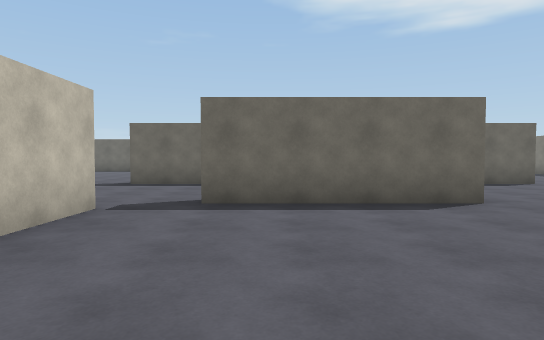
view 1 (above)

24 first-person views from a walk through a scene from a Unity 3-D project. The camera is 1.3 m above the floor, tilts 2° down and sees 75° across. The floor is counted in squares, 2 m on a side. Each view is taken from the middle of a square. On the plan, view 1 faces up. The plan holds only what a view shows up to about 10 squares ahead; the rest is blank. The player is left out.

view 2
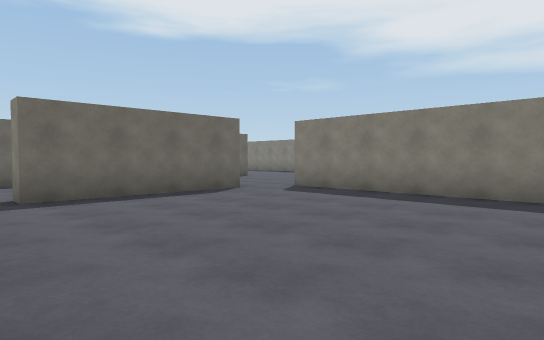

view 3
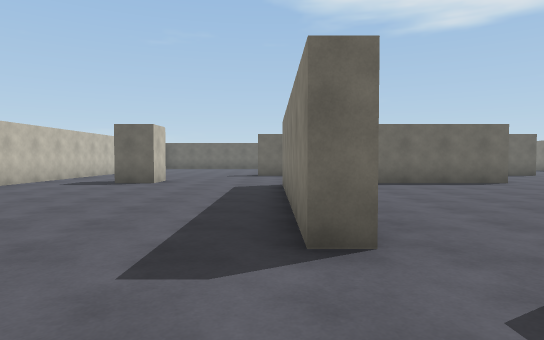

view 4
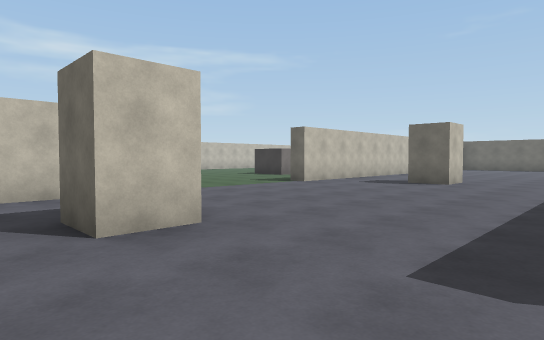

view 5
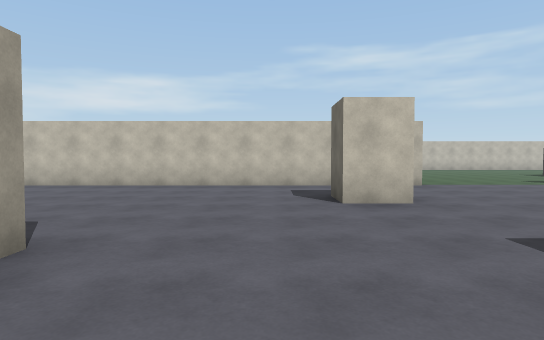

view 6
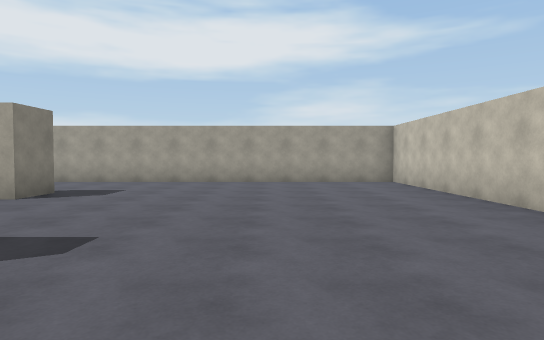

view 7
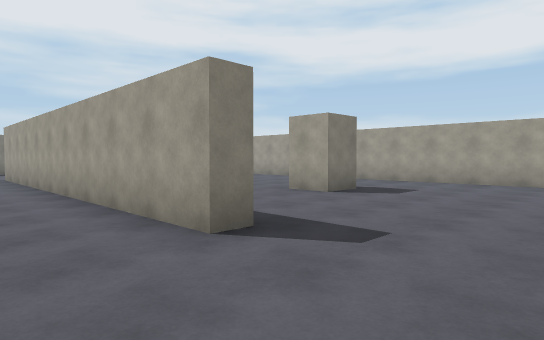

view 8
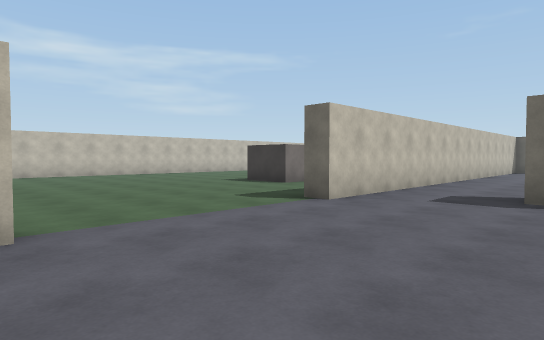

view 9
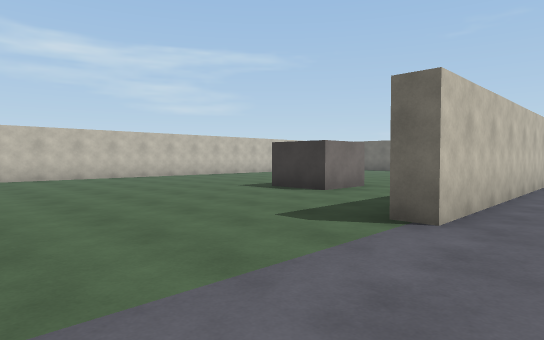

view 10
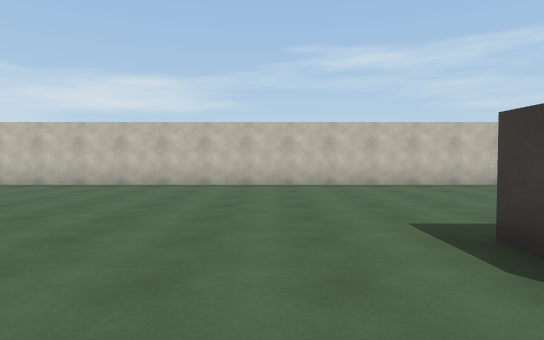

view 11
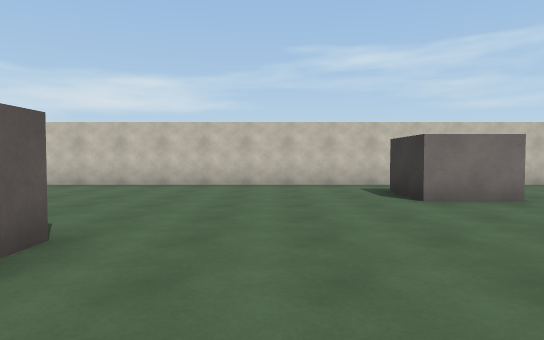

view 12
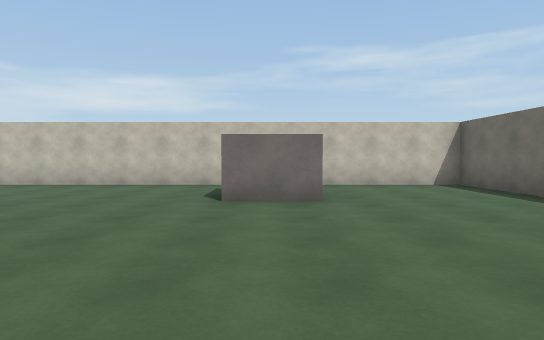

view 13
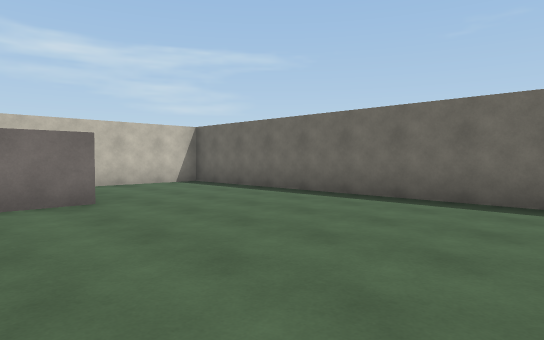

view 14
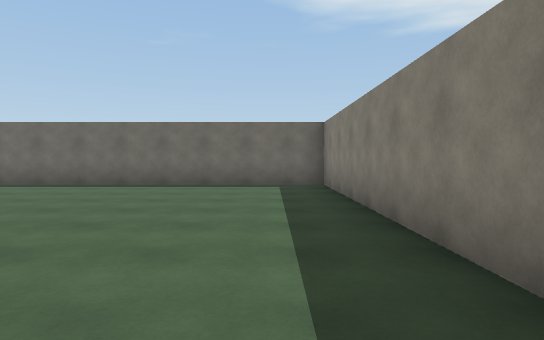

view 15
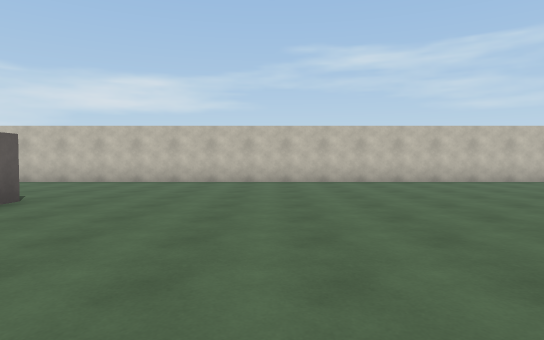

view 16
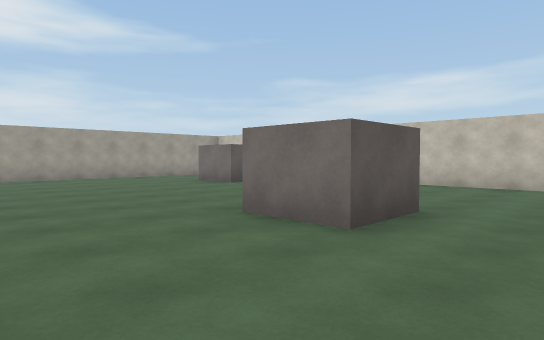

view 17
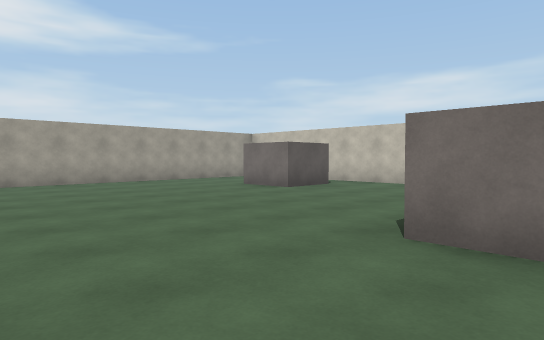

view 18
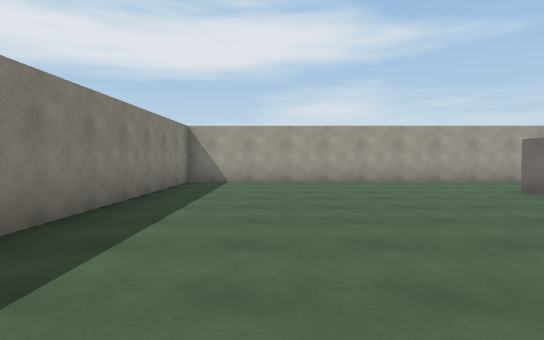

view 19
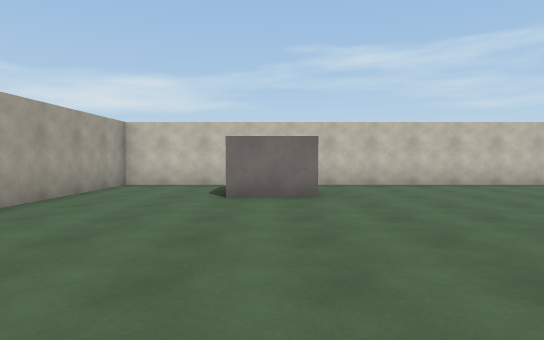

view 20
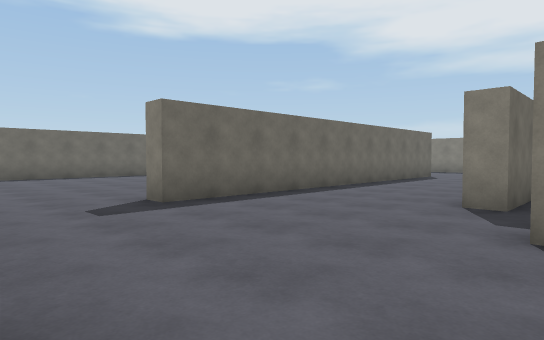

view 21
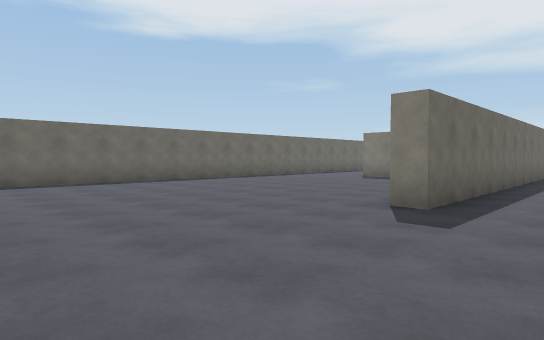

view 22
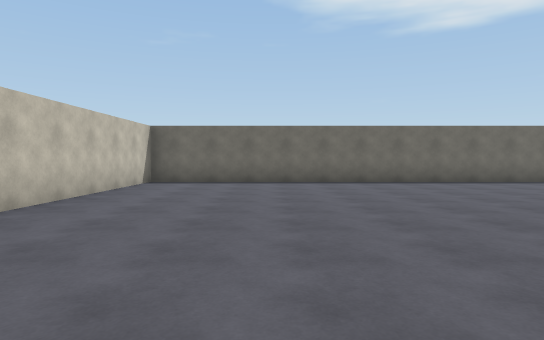

view 23
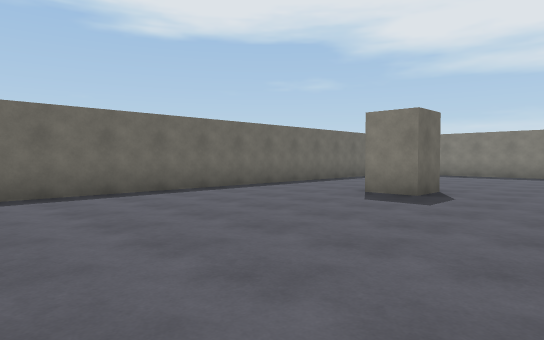

view 24
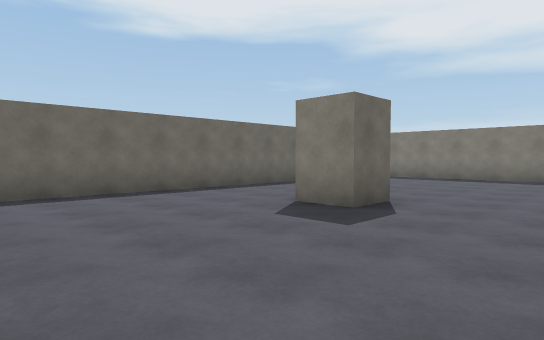

### Floor plan
Points are (right, up) in squares from view 1. A wall is a line through its corners. A room is listed if a view was taken in it or the views show most of it. See-through windows are left out.
Room 1 (view 1)
walls: (3.1, 5) (-1, 5); (4.3, -0.2) (4.3, 4.5); (-2.2, 4.5) (-2.2, 2.9)
ways out: opening at (-1.5, -1.5) to room 2; opening at (-1.5, 5) to room 2
Room 2 (views 2, 3, 4, 5, 6, 7, 8, 9, 10, 11, 12, 13, 14, 15, 16, 17, 18, 19, 20, 21, 22, 23, 24)
walls: (-2.1, -1.5) (-2.7, -1.5) (-2.7, 4.5); (-1, 5) (-1, 5.5); (-9.2, -2.4) (-9.2, -13.5) (-0.1, -13.5); (-3.5, -6.4) (-3.5, -5.8) (6.5, -5.8); (-9.7, 9.5) (-9.7, 16.5) (-19.5, 16.5) (-19.5, -13.5) (-9.7, -13.5) (-9.7, -6.9); (-12.2, 7.2) (-12.2, 5.8) (-13.8, 5.8); (-13.8, 7.3) (-13.2, 7.3); (-15.4, -3.7) (-13.8, -3.7) (-13.8, -5.2); (6.6, 8.7) (-3.5, 8.7) (-3.5, 9.2); (-16.2, 12.9) (-16.2, 11.3) (-17.8, 11.3); (-18.2, -9.2) (-16.8, -9.2) (-16.8, -10.8); (10.5, 11.5) (10.5, 12.8); (6.5, 16.5) (-9.2, 16.5) (-9.2, 3.5) (-9.8, 3.5)
ways out: opening at (-1.5, -1.5) to room 1; opening at (-1.5, 5) to room 1
objects: other object (-7, -3) to (-6, -2); other object (-7, 5) to (-6, 6); other object (-2, -10) to (-1, -10); other object (3, 13) to (4, 13)

Positions as (right, up) in squares from view 1, and headings:
1: (0, 0), facing up
2: (-2, -1), facing up-right
3: (-3, -4), facing up
4: (-3, -4), facing up-left
5: (-1, -4), facing left
6: (-6, -4), facing down
7: (-6, -4), facing down-right
8: (-6, -1), facing up-left
9: (-8, 0), facing up-left
10: (-11, 4), facing left
11: (-11, 9), facing left
12: (-11, 12), facing left
13: (-11, 11), facing up-left
14: (-11, 8), facing up
15: (-10, 0), facing left
16: (-11, -2), facing down-left
17: (-11, -4), facing down-left
18: (-12, -4), facing down
19: (-11, -10), facing left
20: (-6, 4), facing up-right
21: (-8, 7), facing up-right
22: (-6, 7), facing up
23: (-3, 10), facing up-right
24: (-1, 10), facing up-right
